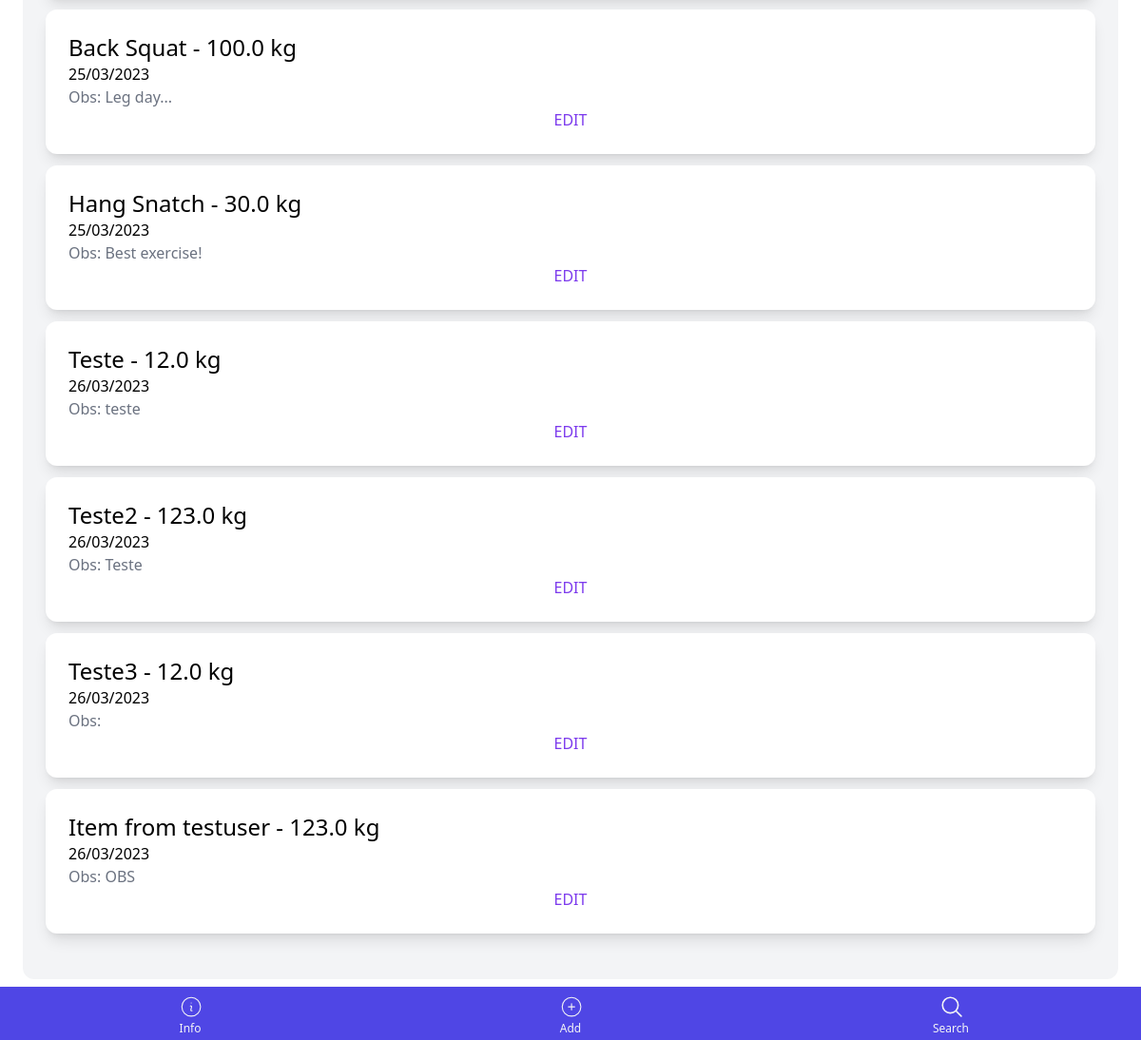
The app's page / (signed in, lower part), older data.
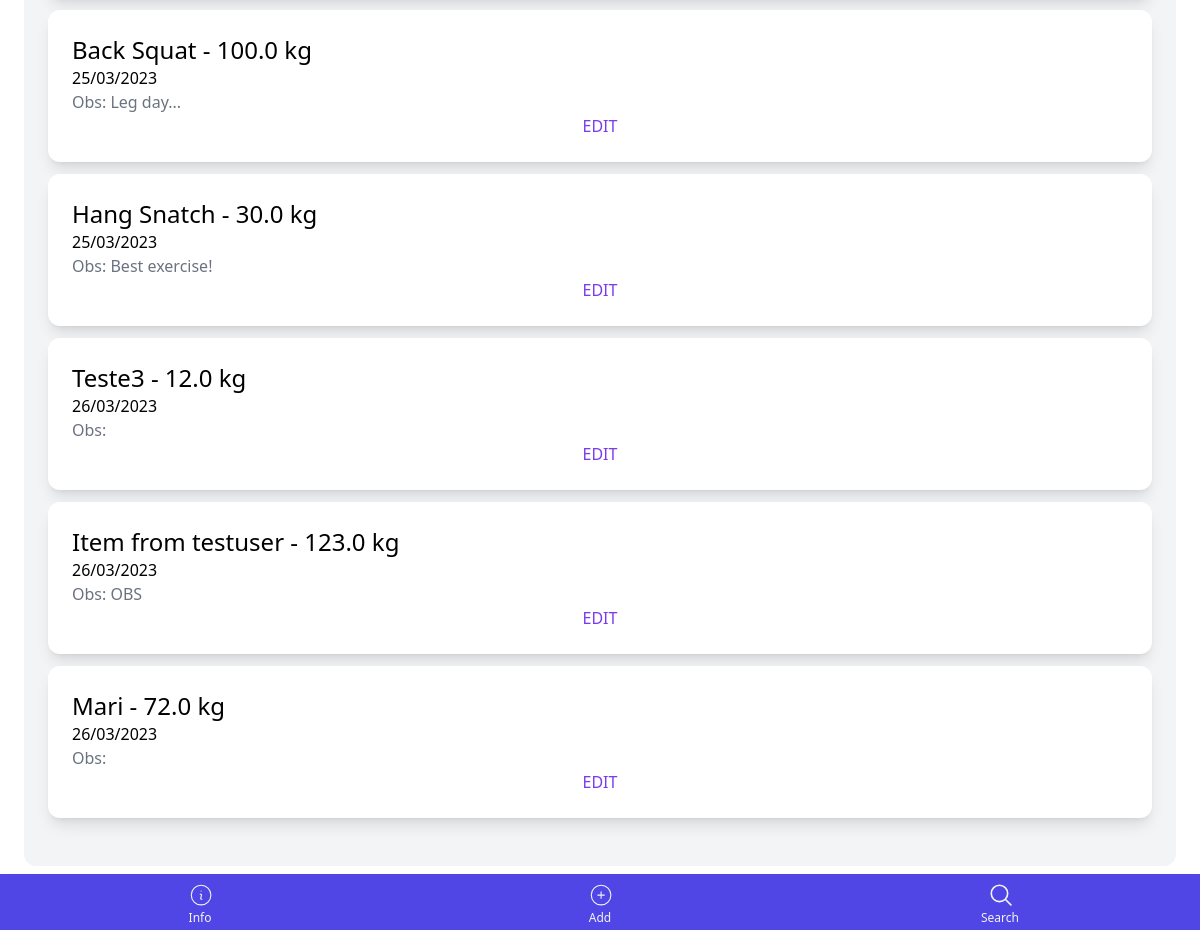
The same page, newer data.
### core/models.py (models this page shows, shortened)
class Item(models.Model):
    name = models.CharField(max_length=255)
    observation = models.TextField(blank=True, null=True)
    personal_record = models.FloatField()
    pr_date = models.DateField()
    created_by = models.ForeignKey(User, related_name='items', on_delete=models.CASCADE)
    created_at = models.DateTimeField(auto_now_add=True)

### core/views.py (the view)
# urls.py: path('', views.index, name='index'),
@login_required
def index(request):
     items = Item.objects.all()
     return render(request, 'core/index.html', {
          'items': items
     })

### core/templates/core/index.html (shortened to what this page needs)
{% extends 'core/base.html' %}
{% block content %}
    <div class="mt-6 px-6 py-12 bg-gray-100 rounded-xl">
        <div class= "grid grid-cols-1 gap-3">
            {% for item in items %}
                <div>
                    <a href="{% url 'edit' item.id %}">
                        <div class="p-6 bg-white rounded-xl shadow-lg">
                            <h2 class="text-2xl">{{ item.name }} - {{ item.personal_record }} kg</h2>
                            <p class="text-black-500">{{ item.pr_date|date:"d/m/Y" }} </p>
                            <p class="text-gray-500">Obs: {{ item.observation }} </p>
                            <p class="text-center text-violet-600 font-medium">EDIT</p>
                        </div>
                    </a>
                </div>
            {% endfor %}
        </div>
    </div>
{% endblock  %}

Row changes from the older to the newer data that the page shows:
removed Item: name "Teste", personal_record "12.0", pr_date "26/03/2023", observation "teste"
removed Item: name "Teste2", personal_record "123.0", pr_date "26/03/2023", observation "Teste"
added Item: name "Mari", personal_record "72.0", pr_date "26/03/2023"
